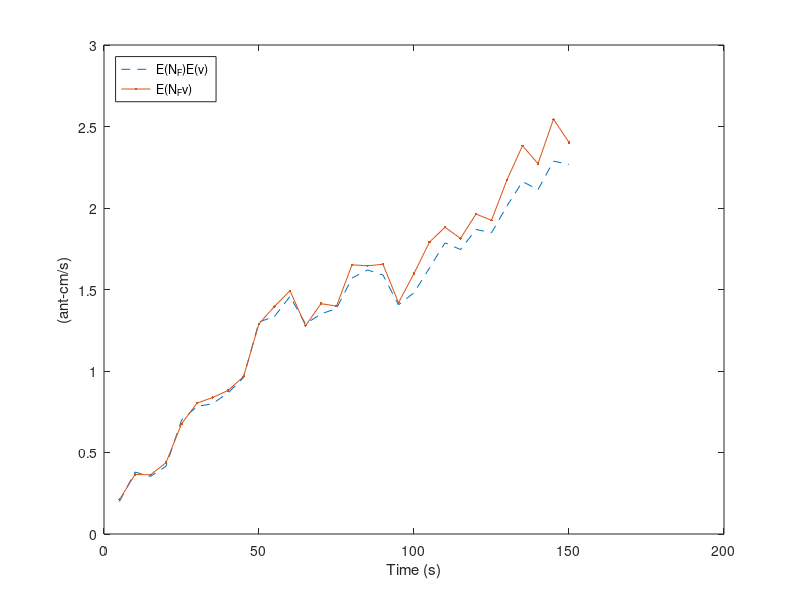

Write the MATLAB code that produced this figure.
% uncorrelated_v_and_Nf   Plot E(v)*E(Nf) and E(v*Nf) for Aurelie's data.

%% Load and parse the data
load transportsegments

dT = 5;
t = dT*( 1:size( distanceSegment, 1 ) );

% Continuous variables
v = distanceSegment'/dT;
% a = [ NaN(size(distanceSegment, 2), 1) diff(v')'/dT ];
x = cumsum( distanceSegment )';

% Discrete counts
front_ants = antspulling';
back_ants = antspushing';
detached_ants = repmat( max( front_ants + back_ants ), size(front_ants,1), 1 ) - (front_ants + back_ants);

%% Plot
plot( t, mean(front_ants).*mean(v), '--', t, mean(front_ants.*v), '.-' );
xlabel( 'Time (s)' );
ylabel( '(ant-cm/s)' );
legend( 'E(N_F)E(v)', 'E(N_Fv)', 'Location', 'NorthWest' );

%% Output to files for LaTeX
fid = fopen( 'uncorrelated_v_and_Nf_ENfEv.txt', 'w' );
fprintf( fid, '%0.4f %0.4f\n', [t; mean(front_ants).*mean(v)] );
fclose(fid);

fid = fopen( 'uncorrelated_v_and_Nf_ENfv.txt', 'w' );
fprintf( fid, '%0.4f %0.4f\n', [t; mean(front_ants.*v)] );
fclose(fid);